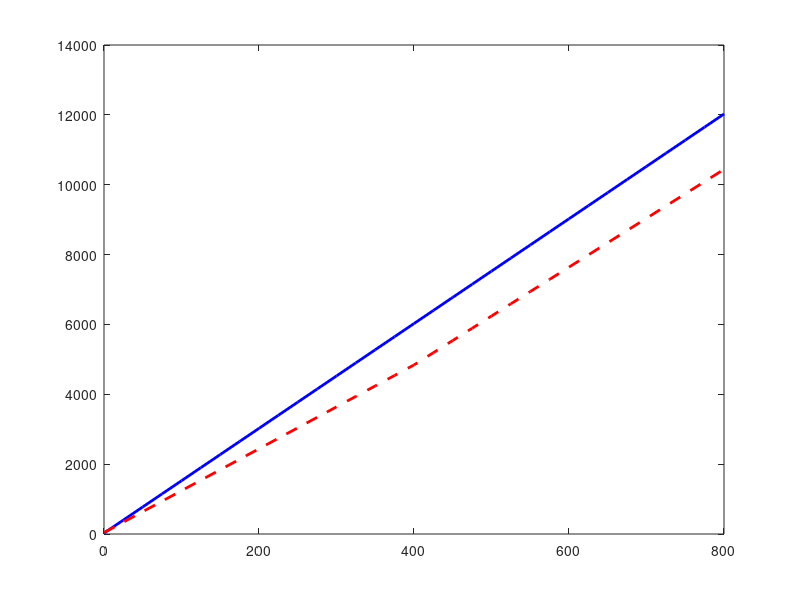

Write the MATLAB code that produced this figure. (Note: this script raises an error after producing the figure.)
% =========================================================
% PROJECT 1: Community Solar Billing Simulator
% =========================================================
% A community solar program offers two billing plans:
%
% Plan A: BA(x) = 15x + 25  (linear, for all x)
%
% Plan B: BB(x) = 12x + 40,            if x <= 400 kWh
%                 14x + (40 - 2*400),  if x >  400 kWh
%
% where x = energy usage in kWh
%
% TASKS:
% 1. Implement both billing models for x = 0:25:800
% 2. Plot both plans on the same figure, show break at 400 kWh
% 3. Find where Plan A and Plan B have the same cost
% 4. Create a table of usage values and bills (at least 10 rows)
% 5. Recommendation: when should a customer choose Plan A vs B?
% =========================================================

%% --- TASK 1: Implement both billing models ---

x = 0:25:800;           % energy usage in kWh

% Plan A: simple linear
BA = 15*x + 25;

% Plan B: piecewise
BB = zeros(size(x));    % preallocate
for i = 1:length(x)
    if x(i) <= 400
        BB(i) = 12*x(i) + 40;
    else
        BB(i) = 14*x(i) + (40 - 2*400);
    end
end

% NOTE: You can also use logical indexing instead of a loop:
% BB(x <= 400) = 12*x(x <= 400) + 40;
% BB(x >  400) = 14*x(x >  400) + (40 - 2*400);


%% --- TASK 2: Plot both plans on same figure ---

figure;
plot(x, BA, 'b-',  'LineWidth', 2, 'DisplayName', 'Plan A: 15x + 25');
hold on;
plot(x, BB, 'r--', 'LineWidth', 2, 'DisplayName', 'Plan B: Piecewise');

% Mark the break point at x = 400
xline(400, 'k:', 'LineWidth', 1.5, 'DisplayName', 'Break at 400 kWh');

title('Community Solar Billing Plans');
xlabel('Energy Usage (kWh)');
ylabel('Monthly Bill ($)');
legend('Location', 'northwest');
grid on;

% NOTE: hold on lets you plot multiple lines on the same figure.
% xline draws a vertical line at a specified x value.
% DisplayName sets the label shown in the legend.


%% --- TASK 3: Find where Plan A = Plan B ---

% For x <= 400: set BA = BB
% 15x + 25 = 12x + 40
% 3x = 15 -> x = 5 kWh

% For x > 400: set BA = BB
% 15x + 25 = 14x + (40 - 800)
% 15x + 25 = 14x - 760
% x = -785  -> not valid (negative usage)

% So only one valid crossover point: x = 5 kWh
crossover = (40 - 25) / (15 - 12);
fprintf('--- TASK 3: Crossover Point ---\n');
fprintf('Plan A = Plan B at x = %.2f kWh\n', crossover);
fprintf('Bill at crossover = $%.2f\n\n', 15*crossover + 25);

% Mark crossover on plot
plot(crossover, 15*crossover + 25, 'ko', ...
     'MarkerSize', 10, 'DisplayName', 'Crossover Point');

% NOTE: Solve analytically by setting equations equal and solving for x.
% Only check each region of the piecewise function separately.


%% --- TASK 4: Table of usage values and bills ---

fprintf('--- TASK 4: Billing Table ---\n');
fprintf('%-15s %-15s %-15s\n', 'Usage (kWh)', 'Plan A ($)', 'Plan B ($)');
fprintf('%s\n', repmat('-', 1, 45));

% Select at least 10 representative values
x_table = 0:100:800;    % 9 values — add a few extras
x_table = [0, 50, 100, 200, 300, 400, 500, 600, 700, 800];

for i = 1:length(x_table)
    xi  = x_table(i);
    bai = 15*xi + 25;

    if xi <= 400
        bbi = 12*xi + 40;
    else
        bbi = 14*xi + (40 - 2*400);
    end

    fprintf('%-15d %-15.2f %-15.2f\n', xi, bai, bbi);
end
fprintf('\n');

% NOTE: fprintf with %-15s left-aligns text in a 15-character wide column.
% repmat('-', 1, 45) creates a string of 45 dashes for the divider line.


%% --- TASK 5: Recommendation ---

fprintf('--- TASK 5: Recommendation ---\n');
fprintf('At x = %.0f kWh (crossover), both plans cost the same.\n', crossover);
fprintf('For usage below %.0f kWh: Plan B is cheaper (lower slope).\n', crossover);
fprintf('For usage above %.0f kWh: Plan A is cheaper up to 400 kWh.\n', crossover);
fprintf('Above 400 kWh: Plan B slope increases to 14, making Plan A cheaper.\n');
fprintf('\nRecommendation:\n');
fprintf('  - Low usage (x < 5 kWh):    Choose Plan B\n');
fprintf('  - Mid usage (5-400 kWh):    Choose Plan A\n');
fprintf('  - High usage (x > 400 kWh): Choose Plan A (Plan B gets expensive)\n\n');


%% --- REFLECTION NOTES (in comments) ---

% Q: What do slope and intercept represent for each plan?
%    - Slope = cost per kWh (rate). Plan A charges $15/kWh, Plan B charges
%      $12/kWh (under 400) or $14/kWh (over 400).
%    - Intercept = base/fixed monthly charge regardless of usage.
%      Plan A has a $25 base fee, Plan B has a $40 base fee.

% Q: How does the piecewise structure change decision-making?
%    - Plan B appears cheaper per kWh under 400, but the higher base fee
%      ($40 vs $25) and the rate jump to $14/kWh above 400 kWh makes it
%      more expensive for most moderate-to-high usage customers.
%    - The piecewise structure means you cannot use a single comparison —
%      you must evaluate each region separately to find crossover points.
